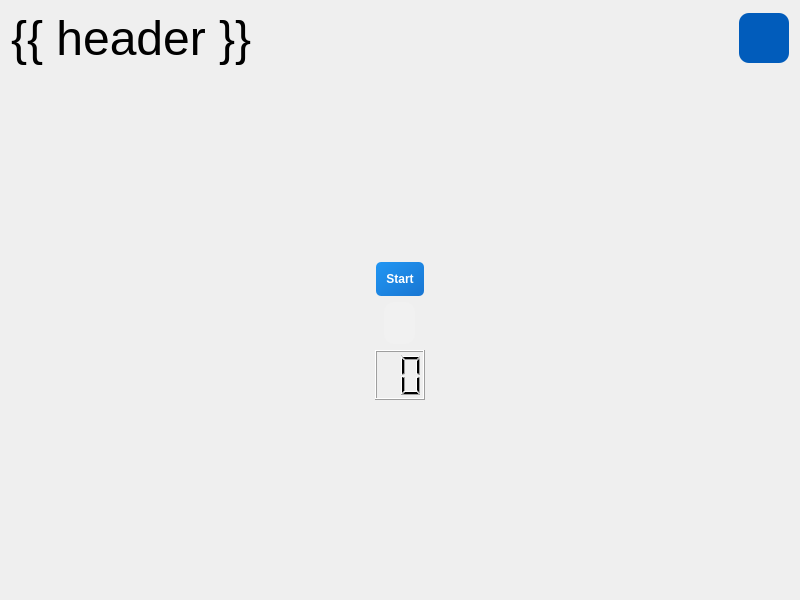
<?xml version="1.0" encoding="UTF-8"?>
<ui version="4.0">
 <class>CognitiveTrainingPage</class>
 <widget class="QWidget" name="CognitiveTrainingPage">
  <property name="geometry">
   <rect>
    <x>0</x>
    <y>0</y>
    <width>800</width>
    <height>600</height>
   </rect>
  </property>
  <property name="sizePolicy">
   <sizepolicy hsizetype="Expanding" vsizetype="Expanding">
    <horstretch>0</horstretch>
    <verstretch>0</verstretch>
   </sizepolicy>
  </property>
  <property name="maximumSize">
   <size>
    <width>3840</width>
    <height>2160</height>
   </size>
  </property>
  <property name="windowTitle">
   <string>{{ header}}</string>
  </property>
  <layout class="QVBoxLayout" name="verticalLayout">
   <item>
    <layout class="QHBoxLayout" name="header">
     <property name="sizeConstraint">
      <enum>QLayout::SizeConstraint::SetMaximumSize</enum>
     </property>
     <item>
      <widget class="QLabel" name="title">
       <property name="maximumSize">
        <size>
         <width>16777215</width>
         <height>100</height>
        </size>
       </property>
       <property name="font">
        <font>
         <family>Arial</family>
         <pointsize>36</pointsize>
        </font>
       </property>
       <property name="text">
        <string>{{ header }}</string>
       </property>
      </widget>
     </item>
     <item>
      <spacer name="horizontal_spacer">
       <property name="orientation">
        <enum>Qt::Orientation::Horizontal</enum>
       </property>
       <property name="sizeHint" stdset="0">
        <size>
         <width>40</width>
         <height>20</height>
        </size>
       </property>
      </spacer>
     </item>
     <item>
      <widget class="QPushButton" name="info_button">
       <property name="minimumSize">
        <size>
         <width>50</width>
         <height>50</height>
        </size>
       </property>
       <property name="maximumSize">
        <size>
         <width>50</width>
         <height>50</height>
        </size>
       </property>
       <property name="styleSheet">
        <string notr="true">QPushButton {
                                    color: rgb(255, 255, 255);
                                    background-color: rgb(1, 92, 187);
                                    border: 1px;
                                    border-radius: 10px;
                                    }

                                    QPushButton:hover {
                                    color: rgb(220,221,229);
                                    background-color: rgb(37, 150, 190);
                                    }

                                    QPushButton:pressed {
                                    color: rgb(220,221,229);
                                    background-color: rgb(37, 150, 190);
                                    }</string>
       </property>
       <property name="text">
        <string/>
       </property>
       <property name="icon">
        <iconset theme="QIcon::ThemeIcon::DialogInformation"/>
       </property>
       <property name="iconSize">
        <size>
         <width>40</width>
         <height>40</height>
        </size>
       </property>
      </widget>
     </item>
    </layout>
   </item>
   <item>
    <layout class="QVBoxLayout" name="body" stretch="0,0,0,0,0">
     <property name="sizeConstraint">
      <enum>QLayout::SizeConstraint::SetMaximumSize</enum>
     </property>
     <item>
      <spacer name="verticalSpacer">
       <property name="orientation">
        <enum>Qt::Orientation::Vertical</enum>
       </property>
       <property name="sizeHint" stdset="0">
        <size>
         <width>20</width>
         <height>40</height>
        </size>
       </property>
      </spacer>
     </item>
     <item alignment="Qt::AlignmentFlag::AlignHCenter|Qt::AlignmentFlag::AlignVCenter">
      <widget class="QPushButton" name="start_button">
       <property name="sizePolicy">
        <sizepolicy hsizetype="Maximum" vsizetype="Maximum">
         <horstretch>0</horstretch>
         <verstretch>0</verstretch>
        </sizepolicy>
       </property>
       <property name="styleSheet">
        <string notr="true">background: qlineargradient(x1:0, y1:0, x2:1, y2:1, stop:0 #2196F3, stop:1 #1976D2);
color: white;
font-weight: bold;
padding: 10px;
border-radius: 5px;</string>
       </property>
       <property name="text">
        <string>Start</string>
       </property>
      </widget>
     </item>
     <item alignment="Qt::AlignmentFlag::AlignHCenter">
      <widget class="QLabel" name="status_label">
       <property name="sizePolicy">
        <sizepolicy hsizetype="Maximum" vsizetype="Maximum">
         <horstretch>0</horstretch>
         <verstretch>0</verstretch>
        </sizepolicy>
       </property>
       <property name="font">
        <font>
         <family>Arial</family>
         <pointsize>14</pointsize>
        </font>
       </property>
       <property name="styleSheet">
        <string notr="true">background-color: rgba(255, 255, 255, 0.1);
            color: white;
            padding: 10px;
            border-radius: 10px;</string>
       </property>
       <property name="text">
        <string/>
       </property>
      </widget>
     </item>
     <item alignment="Qt::AlignmentFlag::AlignHCenter|Qt::AlignmentFlag::AlignVCenter">
      <widget class="QLCDNumber" name="timer_display">
       <property name="sizePolicy">
        <sizepolicy hsizetype="Fixed" vsizetype="Fixed">
         <horstretch>0</horstretch>
         <verstretch>0</verstretch>
        </sizepolicy>
       </property>
       <property name="minimumSize">
        <size>
         <width>50</width>
         <height>50</height>
        </size>
       </property>
       <property name="baseSize">
        <size>
         <width>50</width>
         <height>50</height>
        </size>
       </property>
       <property name="digitCount">
        <number>2</number>
       </property>
      </widget>
     </item>
     <item>
      <spacer name="verticalSpacer_2">
       <property name="orientation">
        <enum>Qt::Orientation::Vertical</enum>
       </property>
       <property name="sizeHint" stdset="0">
        <size>
         <width>20</width>
         <height>40</height>
        </size>
       </property>
      </spacer>
     </item>
    </layout>
   </item>
  </layout>
 </widget>
 <resources/>
 <connections/>
</ui>
